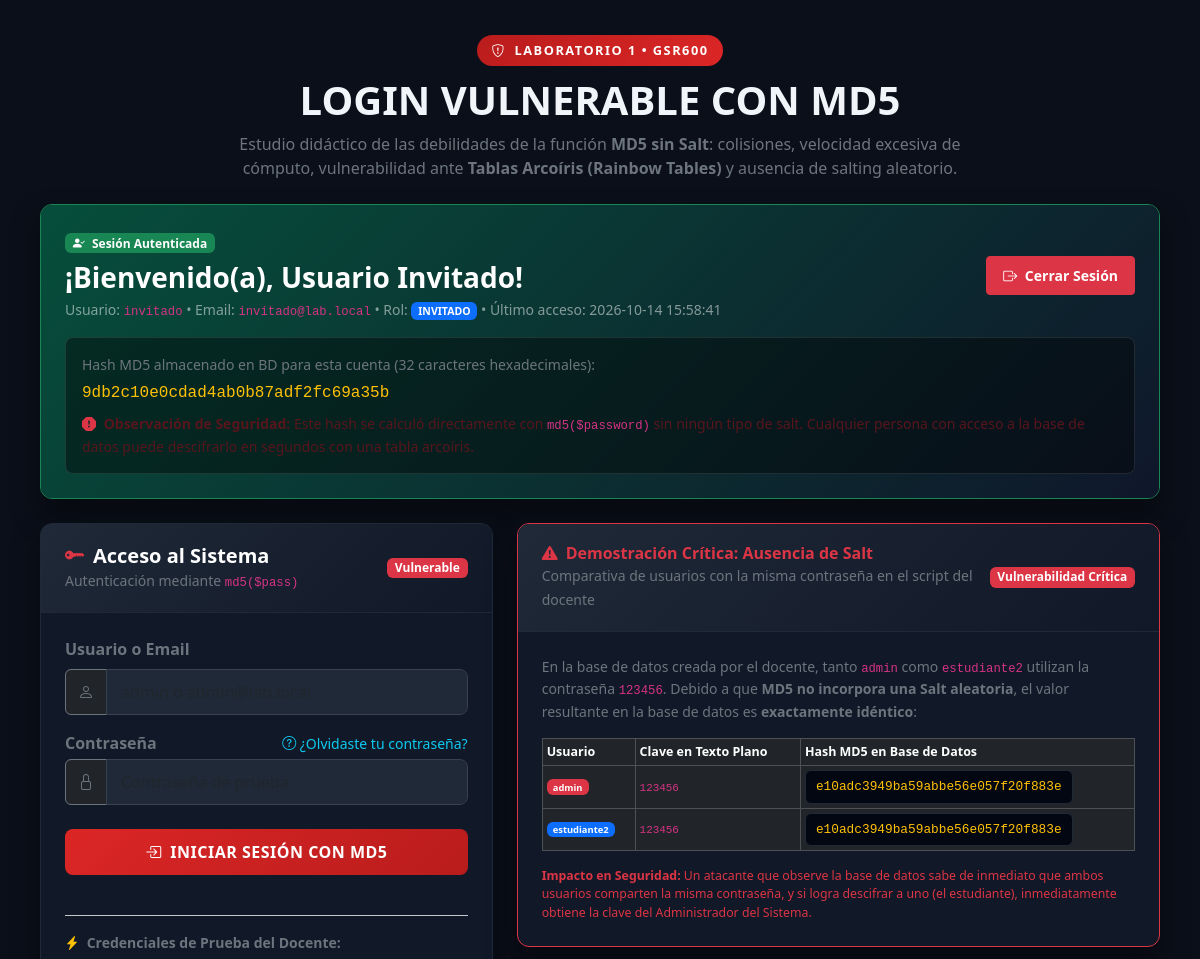
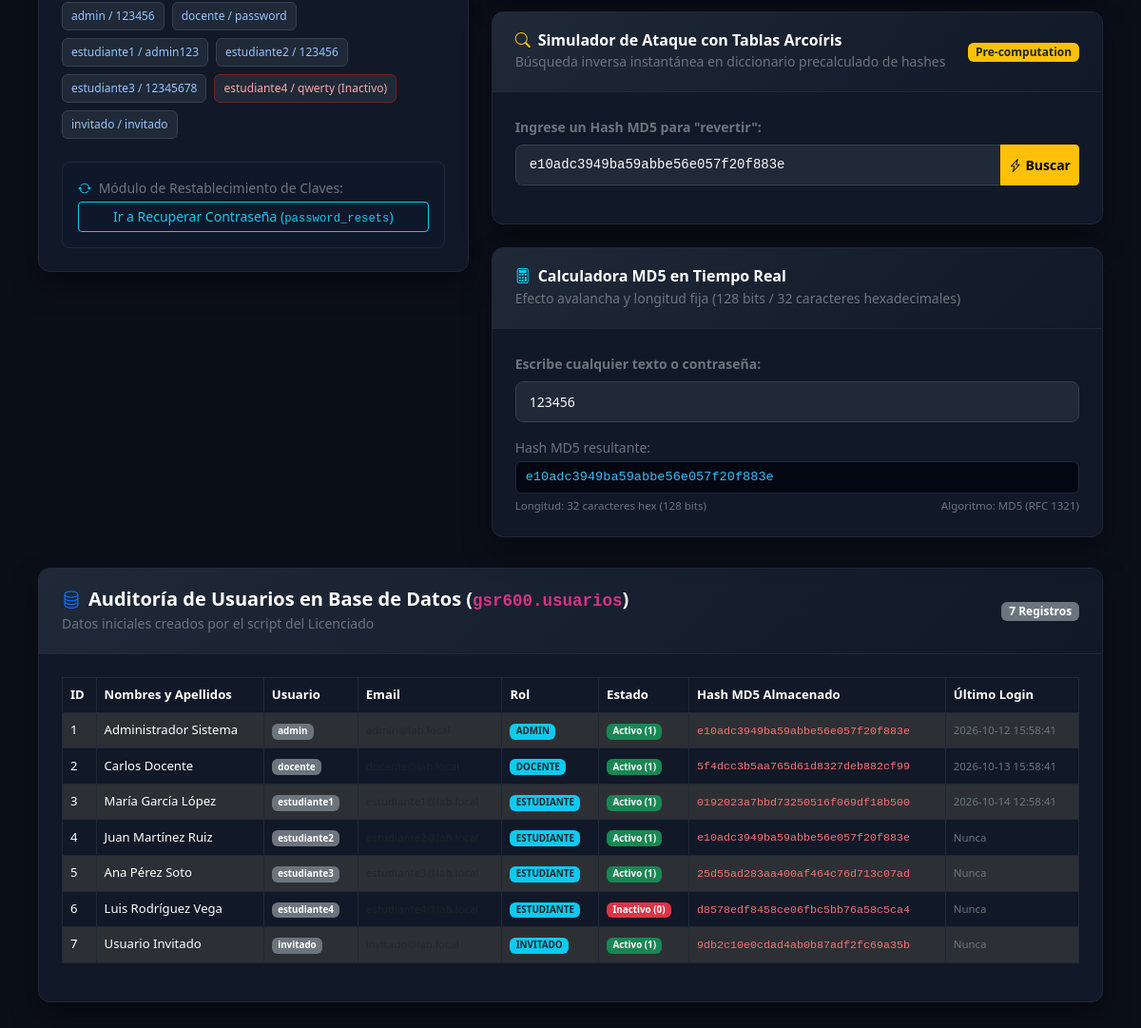
/ (signed in), run on the app's committed database (2 pictures, top to bottom).
### tables this page shows
CREATE TABLE `usuarios` (
    `id`              INT UNSIGNED NOT NULL AUTO_INCREMENT,
    `nombres`         VARCHAR(100) NOT NULL,
    `apellidos`       VARCHAR(100) NOT NULL,
    `usuario`         VARCHAR(50)  NOT NULL,
    `email`           VARCHAR(150) NOT NULL,
    `telefono`        VARCHAR(20)  DEFAULT NULL,
    `password`        VARCHAR(255) NOT NULL COMMENT 'LAB1: MD5 sin salt – intencionalmente vulnerable',
    `rol`             ENUM('admin','docente','estudiante','invitado') NOT NULL DEFAULT 'estudiante',
    `estado`          TINYINT(1) NOT NULL DEFAULT 1 COMMENT '1=activo, 0=inactivo',
    `fecha_registro`  DATETIME NOT NULL DEFAULT CURRENT_TIMESTAMP,
    `ultimo_login`    DATETIME DEFAULT NULL,
    PRIMARY KEY (`id`),
    UNIQUE KEY `uq_usuario` (`usuario`),
    UNIQUE KEY `uq_email` (`email`)
);

### index.php (the view, shortened to what the rows shown need)
<?php
require_once 'conexion.php';
$stmt_all = $pdo->query("SELECT id, nombres, apellidos, usuario, email, rol, estado, password, ultimo_login FROM usuarios ORDER BY id ASC");
$todos_usuarios = $stmt_all->fetchAll();
?>
<!DOCTYPE html>
<html lang="es">
<head>
    <link href="https://cdn.jsdelivr.net/npm/bootstrap@5.3.3/dist/css/bootstrap.min.css" rel="stylesheet">
    <link rel="stylesheet" href="https://cdn.jsdelivr.net/npm/bootstrap-icons@1.11.3/font/bootstrap-icons.min.css">
</head>
<body>
<div class="main-container">
    <div class="text-center mb-4">
        <h1 class="fw-bold tracking-tight mb-2">LOGIN VULNERABLE CON MD5</h1>
    </div>
    <div class="row g-4">
        <div class="col-lg-7">
            <div class="card-custom border-danger">
                <div class="p-4">
                    <div class="table-responsive">
                        <table class="table table-dark table-sm table-bordered align-middle" style="font-size:0.78rem;">
                            <thead>
                                <tr class="text-secondary">
                                    <th>Usuario</th>
                                    <th>Clave en Texto Plano</th>
                                    <th>Hash MD5 en Base de Datos</th>
                                </tr>
                            </thead>
                        </table>
                    </div>
                </div>
            </div>
        </div>
    </div>
    <div class="card-custom mt-2">
        <div class="p-4">
            <div class="table-responsive">
                <table class="table table-dark table-striped table-bordered table-dark-custom align-middle">
                    <thead>
                        <tr>
                            <th>ID</th>
                            <th>Nombres y Apellidos</th>
                            <th>Usuario</th>
                            <th>Email</th>
                            <th>Rol</th>
                            <th>Estado</th>
                            <th>Hash MD5 Almacenado</th>
                            <th>Último Login</th>
                        </tr>
                    </thead>
                    <tbody>
                        <?php foreach ($todos_usuarios as $u): ?>
                            <tr>
                                <td><?= htmlspecialchars((string)$u['id']) ?></td>
                                <td><?= htmlspecialchars($u['nombres'] . ' ' . $u['apellidos']) ?></td>
                                <td><span class="badge bg-secondary"><?= htmlspecialchars($u['usuario']) ?></span></td>
                                <td><small class="text-muted"><?= htmlspecialchars($u['email']) ?></small></td>
                                <td><span class="badge bg-info text-dark text-uppercase"><?= htmlspecialchars($u['rol']) ?></span></td>
                                <td>
                                    <?php if ((int)$u['estado'] === 1): ?>
                                        <span class="badge bg-success">Activo (1)</span>
                                    <?php else: ?>
                                        <span class="badge bg-danger">Inactivo (0)</span>
                                    <?php endif; ?>
                                </td>
                                <td><code style="font-size:0.73rem; color:#f87171;"><?= htmlspecialchars($u['password']) ?></code></td>
                                <td><small class="text-secondary"><?= htmlspecialchars($u['ultimo_login'] ?? 'Nunca') ?></small></td>
                            </tr>
                        <?php endforeach; ?>
                    </tbody>
                </table>
            </div>
        </div>
    </div>
</div>
</body>
</html>

### data on the page
usuarios: id "1", nombres+apellidos "Administrador Sistema", usuario "admin", rol "ADMIN", estado "Activo (1)", password "e10adc3949ba59abbe56e057f20f883e", ultimo_login "2026-10-12 15:58:41"
usuarios: id "2", nombres+apellidos "Carlos Docente", usuario "docente", rol "DOCENTE", estado "Activo (1)", password "5f4dcc3b5aa765d61d8327deb882cf99", ultimo_login "2026-10-13 15:58:41"
usuarios: id "3", nombres+apellidos "María García López", usuario "estudiante1", rol "ESTUDIANTE", estado "Activo (1)", password "0192023a7bbd73250516f069df18b500", ultimo_login "2026-10-14 12:58:41"
usuarios: id "4", nombres+apellidos "Juan Martínez Ruiz", usuario "estudiante2", rol "ESTUDIANTE", estado "Activo (1)", password "e10adc3949ba59abbe56e057f20f883e", ultimo_login "Nunca"
usuarios: id "5", nombres+apellidos "Ana Pérez Soto", usuario "estudiante3", rol "ESTUDIANTE", estado "Activo (1)", password "25d55ad283aa400af464c76d713c07ad", ultimo_login "Nunca"
usuarios: id "6", nombres+apellidos "Luis Rodríguez Vega", usuario "estudiante4", rol "ESTUDIANTE", estado "Inactivo (0)", password "d8578edf8458ce06fbc5bb76a58c5ca4", ultimo_login "Nunca"
usuarios: id "7", nombres+apellidos "Usuario Invitado", usuario "invitado", rol "INVITADO", estado "Activo (1)", password "9db2c10e0cdad4ab0b87adf2fc69a35b", ultimo_login "Nunca"

### other printed values
$_SESSION['nombres'] . ' ' . $_SESSION['apellidos'] "Usuario Invitado"
$_SESSION['usuario'] "invitado"
$_SESSION['email'] "invitado@lab.local"
$_SESSION['rol'] "INVITADO"
$_SESSION['ultimo_login'] "2026-10-14 15:58:41"
$_SESSION['hash_md5'] "9db2c10e0cdad4ab0b87adf2fc69a35b"
count($todos_usuarios) "7"
